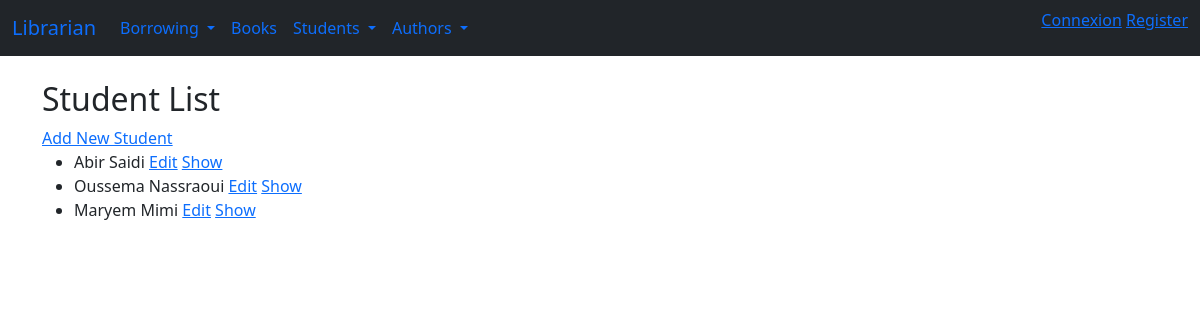
The app's page /firstapp/students/ with its own data.
### firstapp/models.py (models this page shows, shortened)
class Student(models.Model):
    name = models.CharField(max_length=255)
    surname = models.CharField(max_length=255)

### firstapp/views.py (the view)
# urls.py: path('students/', StudentListView.as_view(), name='student_list'),
class StudentListView(View):
    template_name = 'student_list.html'
    def get(self, request):
        students = Student.objects.all()
        return render(request, self.template_name, {'Students': students})

### firstapp/templates/student_list.html
{% extends 'base.html' %}
{% block content %}
<h2>Student List</h2>
<a href="{% url 'student_create' %}">Add New Student</a>
<ul>
  {% for student in Students %}
  <li>
    {{ student.name }} {{ student.surname }}
    <a href="{% url 'student_edit' pk=student.pk %}">Edit</a>
    <a href="{% url 'student_show' pk=student.pk %}">Show</a>
  </li>
  {% endfor %}
</ul>
{% endblock %}

### records on screen
Student: name "Abir", surname "Saidi"
Student: name "Oussema", surname "Nassraoui"
Student: name "Maryem", surname "Mimi"
